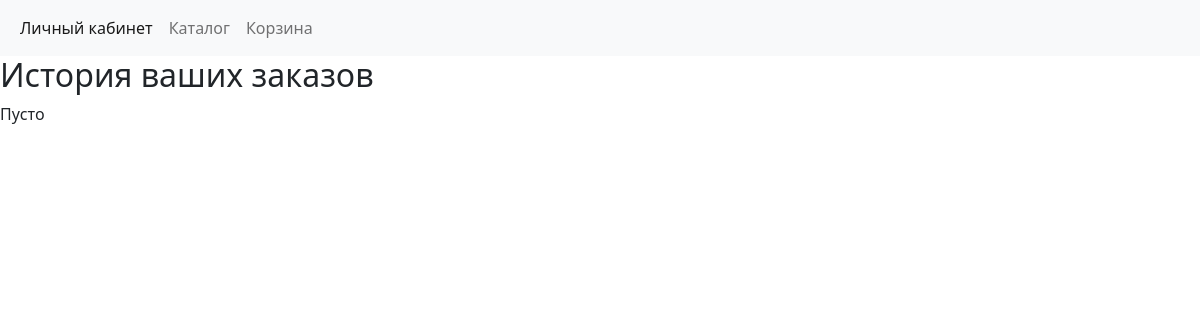
The page /history/ (signed in) on the database as committed earlier.
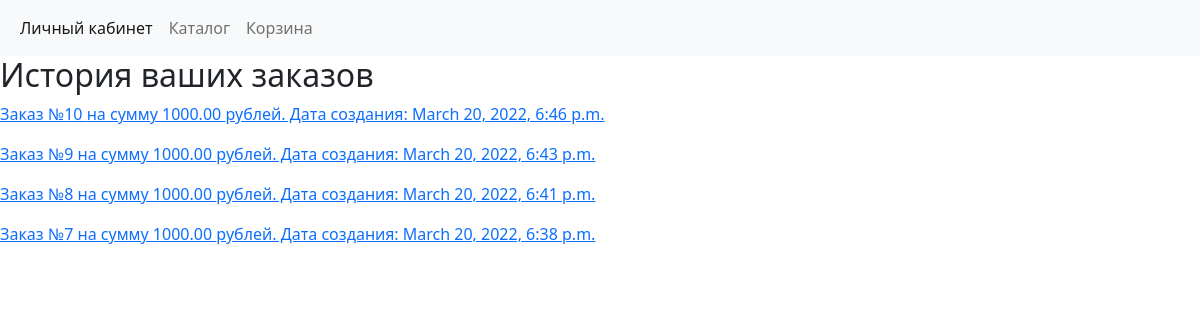
The same page on the database as committed later.
### order/models.py (models this page shows, shortened)
class Order(models.Model):
    id = models.BigAutoField(primary_key=True)
    id_user = models.ForeignKey(CustomUser, on_delete=models.CASCADE, null=True, to_field='id')
    phone = models.TextField(help_text='телефон заказчика', null=True)
    email = models.EmailField(help_text='Email', null=True)
    structure = models.TextField(default='Пусто', help_text='Состав заказа')
    cost = models.DecimalField(max_digits=15, decimal_places=2, default=0.00, help_text='Стоимость заказа')
    address = models.CharField(max_length=300, null=True, help_text='Адрес доставки')
    created_on = models.DateTimeField(auto_now_add=True, help_text='Время создания записи')
    class Meta:
        ordering = ('-created_on',)
        verbose_name = 'Order'
        verbose_name_plural = 'Orders'

### users/views.py (the view)
# urls.py: path('history/', views.history, name='history'),
def history(request):
    sell_base = Order.objects.filter(id_user=request.user.id)
    if sell_base:
        sell = Order.objects.filter(id_user=request.user.id)
    else:
        sell = None
    return render(request, 'users/history.html', context={'sell': sell})

### users/templates/users/history.html
{% extends 'base2.html' %}
{% block content %}
<h2>
    История ваших заказов
</h2>
{% if sell %}
    {% for order in sell %}
    <a href="{% url 'detail_order' order.id%}"><p>Заказ №{{order.id}} на сумму {{order.cost}} рублей. Дата создания: {{order.created_on}}</p></a>
    {% endfor %}
{% else %}
    <p>Пусто</p>
{% endif %}
{% endblock %}

### users/templates/base2.html (shortened to what this page needs)
<html>
<head>
    <link href="https://cdn.jsdelivr.net/npm/bootstrap@5.1.3/dist/css/bootstrap.min.css" rel="stylesheet"
>
</head>
<body>
<nav class="navbar navbar-expand-lg navbar-light bg-light">
    <div class="container-fluid">
        <div class="collapse navbar-collapse" id="navbarNavAltMarkup">
            <div class="navbar-nav">
                <a class="nav-link active" aria-current="page" href="{% url 'users' %}">Личный кабинет</a>
                <a class="nav-link" href="{% url 'product' %}">Каталог</a>
                <a class="nav-link" href="{% url 'cart:cart' %}">Корзина</a>
            </div>
        </div>
    </div>
</nav>
{% block content %}{% endblock %}
</body>
</html>

Rows that differ between the two databases and show on the page:
added Order: id "10", cost "1000.00", created_on "March 20, 2022, 6:46 p.m."
added Order: id "9", cost "1000.00", created_on "March 20, 2022, 6:43 p.m."
added Order: id "8", cost "1000.00", created_on "March 20, 2022, 6:41 p.m."
added Order: id "7", cost "1000.00", created_on "March 20, 2022, 6:38 p.m."
Other text that changed with them:
text no longer shown: "Пусто"
